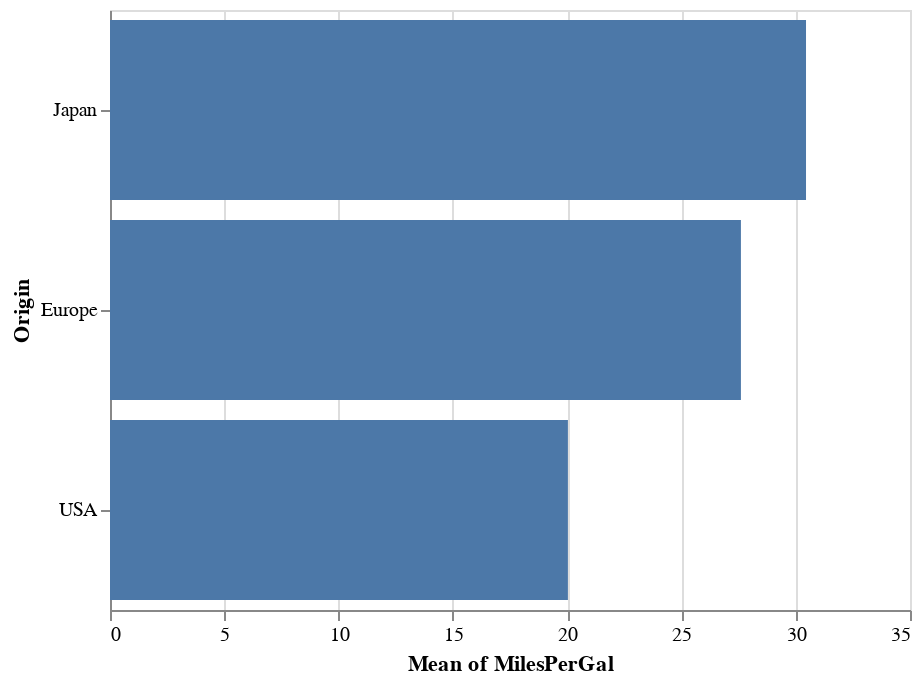

Notebook source saved alongside this figure:
### Code cell
# Test Example Bar Chart
# dobj = DataObj(dataset,[Column("MilesPerGal",dataModel="measure", channel='x'),
#  Column("Origin",dataModel="dimension",channel='y')])
dobj = DataObj(dataset,[Column("MilesPerGal"),
 Column("Origin")])
dobj.display()

### Figure 1 — Vega-Lite specification as saved in the notebook (floating-point values rounded to 4 significant figures; data arrays with more than 128 entries replaced by an {"elided": "..."} marker saying what was removed)
{"$schema": "https://vega.github.io/schema/vega-lite/v3.4.0.json", "config": {"mark": {"tooltip": {"content": "encoding"}}, "view": {"height": 300, "width": 400}}, "data": {"name": "data-72fe08951b86c7df8ecf6ef5a2b30a0a"}, "datasets": {"data-72fe08951b86c7df8ecf6ef5a2b30a0a": {"elided": "392 records"}}, "encoding": {"x": {"aggregate": "mean", "field": "MilesPerGal", "type": "quantitative"}, "y": {"field": "Origin", "sort": {"field": "MilesPerGal", "op": "mean", "order": "descending"}, "type": "nominal"}}, "mark": "bar", "selection": {"selector002": {"bind": "scales", "encodings": ["x", "y"], "type": "interval"}}}
